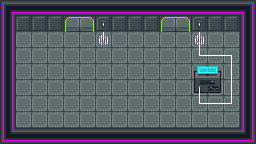

The image is a tile-based game level rendered from a .tmx file. Its description and complete source (layers, tilesets, objects, tile grids) follow:
An orthogonal 16x9 tile map with 16x16 px tiles, 3 tile layers (Art, Circuit 1, Circuit 2), 1 hidden layer not drawn, 3 tilesets and 9 objects (4x Door, 2x Exit, Player, Quball, Laser).

<map version="1.2" tiledversion="1.3.1" orientation="orthogonal" renderorder="right-down" compressionlevel="0" width="16" height="9" tilewidth="16" tileheight="16" infinite="0" nextlayerid="7" nextobjectid="43">
 <properties>
  <property name="Gates">Apply H on qubit 12.
Apply Translate
on (qucell 12, vec2 (6, 0))
if value (qubit 12).
Apply X on qubit 12
if value (qucell 12) = cell (6, 2).</property>
 </properties>
 <tileset firstgid="1" name="industrial-sprite-sheet-DeadEnd-LMZ" tilewidth="16" tileheight="16" tilecount="204" columns="12">
  <image source="sprites/industrial-sprite-sheet-DeadEnd-LMZ.png" width="192" height="272" />
 </tileset>
 <tileset firstgid="205" name="sprites" tilewidth="64" tileheight="64" tilecount="9" columns="0">
  <grid orientation="orthogonal" width="1" height="1" />
  <tile id="0">
   <image width="32" height="32" source="sprites/ball.png" />
  </tile>
  <tile id="1">
   <image width="64" height="64" source="sprites/cat.png" />
  </tile>
  <tile id="2">
   <image width="16" height="16" source="sprites/key.png" />
  </tile>
  <tile id="3">
   <image width="16" height="16" source="sprites/laser_down.png" />
  </tile>
  <tile id="4">
   <image width="16" height="16" source="sprites/laser_left.png" />
  </tile>
  <tile id="5">
   <image width="16" height="16" source="sprites/laser_right.png" />
  </tile>
  <tile id="6">
   <image width="16" height="16" source="sprites/laser_up.png" />
  </tile>
  <tile id="7">
   <image width="16" height="16" source="sprites/quball_v1.png" />
  </tile>
  <tile id="8">
   <image width="16" height="16" source="sprites/quball_v2.png" />
  </tile>
 </tileset>
 <tileset firstgid="214" name="wire_tileset" tilewidth="16" tileheight="16" tilecount="15" columns="5">
  <image source="sprites/wire_tileset.png" width="80" height="48" />
 </tileset>
 <layer id="1" name="Art" width="16" height="9">
  <data encoding="csv">
4,6,6,6,6,6,6,6,6,6,6,6,6,6,6,5,
7,30,30,30,197,198,203,30,30,30,197,198,203,30,30,7,
7,21,21,21,21,21,190,21,21,21,21,21,190,21,21,7,
7,21,21,21,21,21,21,21,21,21,21,21,21,21,21,7,
7,21,21,21,21,21,21,21,21,21,21,21,129,128,21,7,
7,21,21,21,21,21,21,21,21,21,21,21,204,140,21,7,
7,21,21,21,21,21,21,21,21,21,21,21,21,21,21,7,
7,21,21,21,21,21,21,21,21,21,21,21,21,21,21,7,
16,6,6,6,6,6,6,6,6,6,6,6,6,6,6,17
</data>
 </layer>
 <layer id="4" name="Circuit 1" width="16" height="9">
  <properties>
   <property name="Controls" value="activeCell (12, 2)" />
  </properties>
  <data encoding="csv">
0,0,0,0,0,0,0,0,0,0,0,0,0,0,0,0,
0,0,0,0,0,0,0,0,0,0,0,0,0,0,0,0,
0,0,0,0,0,0,0,0,0,0,0,0,223,0,0,0,
0,0,0,0,0,0,0,0,0,0,0,0,219,225,215,0,
0,0,0,0,0,0,0,0,0,0,0,0,0,0,223,0,
0,0,0,0,0,0,0,0,0,0,0,0,218,0,223,0,
0,0,0,0,0,0,0,0,0,0,0,0,219,225,220,0,
0,0,0,0,0,0,0,0,0,0,0,0,0,0,0,0,
0,0,0,0,0,0,0,0,0,0,0,0,0,0,0,0
</data>
 </layer>
 <layer id="5" name="Circuit 2" width="16" height="9">
  <properties>
   <property name="Controls" value="activeCell (6, 2)" />
  </properties>
  <data encoding="csv">
0,0,0,0,0,0,0,0,0,0,0,0,0,0,0,0,
0,0,0,0,0,0,0,0,0,0,0,0,0,0,0,0,
0,0,0,0,0,0,228,0,0,0,0,0,0,0,0,0,
0,0,0,0,0,0,0,0,0,0,0,0,0,0,0,0,
0,0,0,0,0,0,0,0,0,0,0,0,0,0,0,0,
0,0,0,0,0,0,0,0,0,0,0,0,0,0,0,0,
0,0,0,0,0,0,0,0,0,0,0,0,0,0,0,0,
0,0,0,0,0,0,0,0,0,0,0,0,0,0,0,0,
0,0,0,0,0,0,0,0,0,0,0,0,0,0,0,0
</data>
 </layer>
 <layer id="3" name="Collision" width="16" height="9" visible="0" opacity="0.5">
  <properties>
   <property name="Collision" type="bool" value="true" />
  </properties>
  <data encoding="csv">
101,101,101,101,101,101,101,101,101,101,101,101,101,101,101,101,
101,101,101,101,0,0,101,101,101,101,0,0,101,101,101,101,
101,0,0,0,0,0,0,0,0,0,0,0,0,0,0,101,
101,0,0,0,0,0,0,0,0,0,0,0,0,0,0,101,
101,0,0,0,0,0,0,0,0,0,0,0,101,101,0,101,
101,0,0,0,0,0,0,0,0,0,0,0,101,101,0,101,
101,0,0,0,0,0,0,0,0,0,0,0,0,0,0,101,
101,0,0,0,0,0,0,0,0,0,0,0,0,0,0,101,
101,101,101,101,101,101,101,101,101,101,101,101,101,101,101,101
</data>
 </layer>
 <objectgroup id="2" name="Objects">
  <object id="10" name="Player" type="Player" gid="206" x="128" y="96" width="16" height="16" />
  <object id="12" name="Quball" type="Quball" gid="212" x="96" y="48" width="16" height="16" />
  <object id="18" name="Door" type="Door" x="167.58" y="25.9659">
   <properties>
    <property name="Controls" value="activeCell (12, 2)" />
   </properties>
   <point />
  </object>
  <object id="19" name="Door" type="Door" x="182.705" y="25.9659">
   <properties>
    <property name="Controls" value="activeCell (12, 2)" />
   </properties>
   <point />
  </object>
  <object id="27" name="X Laser" type="Laser" gid="209" x="192" y="96" width="16" height="16">
   <properties>
    <property name="Controls" value="activeCell (12, 2)" />
    <property name="Direction" value="Left" />
    <property name="Gate" value="X" />
   </properties>
  </object>
  <object id="36" name="Exit" type="Exit" x="160" y="16" width="32" height="16" />
  <object id="40" name="Door" type="Door" x="71.955" y="26.3409">
   <properties>
    <property name="Controls" value="activeCell (6, 2)" />
   </properties>
   <point />
  </object>
  <object id="41" name="Door" type="Door" x="86.83" y="26.2159">
   <properties>
    <property name="Controls" value="activeCell (6, 2)" />
   </properties>
   <point />
  </object>
  <object id="42" name="Exit" type="Exit" x="64" y="16" width="32" height="16" />
 </objectgroup>
</map>
